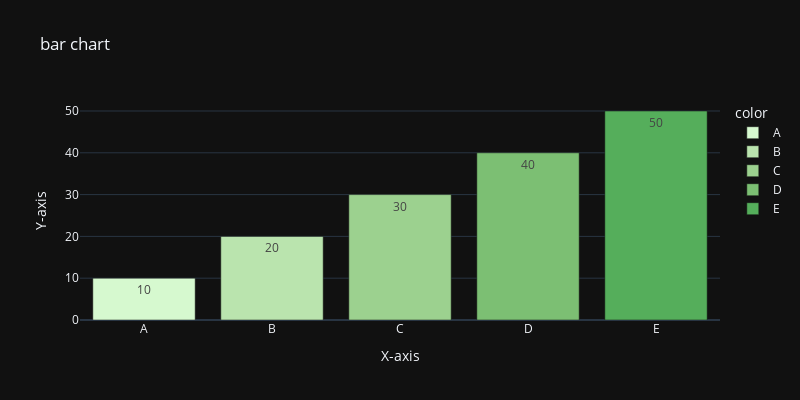

Source (notebook cell):
### Code cell
labels = ["A","B","C","D","E"]
counts= [10,20,30,40,50]
fig = px.bar(x=labels, y=counts, title="bar chart",labels= {'x':"X-axis",'y':'Y-axis'},
        width=800,height=400,color=labels,text=counts,template='plotly_dark',color_discrete_sequence=px.colors.sequential.algae)
fig.show()

### Figure 1 — Plotly figure (JSON) as saved in the notebook; plotly's stock layout.template omitted (floating-point values rounded to 4 significant figures)
{"data": [{"alignmentgroup": "True", "hovertemplate": "color=A<br>X-axis=%{x}<br>Y-axis=%{y}<br>text=%{text}<extra></extra>", "legendgroup": "A", "marker": {"color": "rgb(214, 249, 207)", "pattern": {"shape": ""}}, "name": "A", "offsetgroup": "A", "orientation": "v", "showlegend": true, "text": [10], "textposition": "auto", "type": "bar", "x": ["A"], "xaxis": "x", "y": [10], "yaxis": "y"}, {"alignmentgroup": "True", "hovertemplate": "color=B<br>X-axis=%{x}<br>Y-axis=%{y}<br>text=%{text}<extra></extra>", "legendgroup": "B", "marker": {"color": "rgb(186, 228, 174)", "pattern": {"shape": ""}}, "name": "B", "offsetgroup": "B", "orientation": "v", "showlegend": true, "text": [20], "textposition": "auto", "type": "bar", "x": ["B"], "xaxis": "x", "y": [20], "yaxis": "y"}, {"alignmentgroup": "True", "hovertemplate": "color=C<br>X-axis=%{x}<br>Y-axis=%{y}<br>text=%{text}<extra></extra>", "legendgroup": "C", "marker": {"color": "rgb(156, 209, 143)", "pattern": {"shape": ""}}, "name": "C", "offsetgroup": "C", "orientation": "v", "showlegend": true, "text": [30], "textposition": "auto", "type": "bar", "x": ["C"], "xaxis": "x", "y": [30], "yaxis": "y"}, {"alignmentgroup": "True", "hovertemplate": "color=D<br>X-axis=%{x}<br>Y-axis=%{y}<br>text=%{text}<extra></extra>", "legendgroup": "D", "marker": {"color": "rgb(124, 191, 115)", "pattern": {"shape": ""}}, "name": "D", "offsetgroup": "D", "orientation": "v", "showlegend": true, "text": [40], "textposition": "auto", "type": "bar", "x": ["D"], "xaxis": "x", "y": [40], "yaxis": "y"}, {"alignmentgroup": "True", "hovertemplate": "color=E<br>X-axis=%{x}<br>Y-axis=%{y}<br>text=%{text}<extra></extra>", "legendgroup": "E", "marker": {"color": "rgb(85, 174, 91)", "pattern": {"shape": ""}}, "name": "E", "offsetgroup": "E", "orientation": "v", "showlegend": true, "text": [50], "textposition": "auto", "type": "bar", "x": ["E"], "xaxis": "x", "y": [50], "yaxis": "y"}], "layout": {"barmode": "relative", "height": 400, "legend": {"title": {"text": "color"}, "tracegroupgap": 0}, "title": {"text": "bar chart"}, "width": 800, "xaxis": {"anchor": "y", "domain": [0, 1], "title": {"text": "X-axis"}}, "yaxis": {"anchor": "x", "domain": [0, 1], "title": {"text": "Y-axis"}}}}
